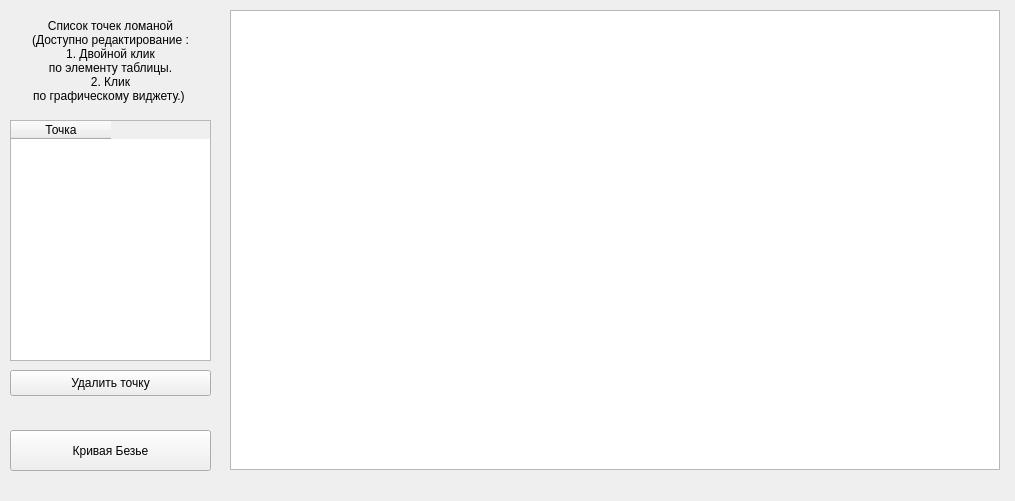
<?xml version="1.0" encoding="UTF-8"?>
<ui version="4.0">
 <class>MainWindow</class>
 <widget class="QMainWindow" name="MainWindow">
  <property name="geometry">
   <rect>
    <x>0</x>
    <y>0</y>
    <width>1015</width>
    <height>501</height>
   </rect>
  </property>
  <property name="windowTitle">
   <string>MainWindow</string>
  </property>
  <widget class="QWidget" name="centralwidget">
   <widget class="QPushButton" name="pushButton">
    <property name="geometry">
     <rect>
      <x>10</x>
      <y>430</y>
      <width>201</width>
      <height>41</height>
     </rect>
    </property>
    <property name="text">
     <string>Кривая Безье</string>
    </property>
   </widget>
   <widget class="QGraphicsView" name="graphicsView">
    <property name="geometry">
     <rect>
      <x>230</x>
      <y>10</y>
      <width>770</width>
      <height>460</height>
     </rect>
    </property>
   </widget>
   <widget class="QLabel" name="_warning">
    <property name="geometry">
     <rect>
      <x>10</x>
      <y>360</y>
      <width>201</width>
      <height>61</height>
     </rect>
    </property>
    <property name="text">
     <string/>
    </property>
    <property name="scaledContents">
     <bool>true</bool>
    </property>
    <property name="wordWrap">
     <bool>true</bool>
    </property>
   </widget>
   <widget class="QLabel" name="label">
    <property name="geometry">
     <rect>
      <x>10</x>
      <y>0</y>
      <width>201</width>
      <height>121</height>
     </rect>
    </property>
    <property name="text">
     <string>Список точек ломаной
(Доступно редактирование :
1. Двойной клик 
по элементу таблицы.
2. Клик 
по графическому виджету.) </string>
    </property>
    <property name="scaledContents">
     <bool>true</bool>
    </property>
    <property name="alignment">
     <set>Qt::AlignCenter</set>
    </property>
   </widget>
   <widget class="QTableWidget" name="tableWidget">
    <property name="geometry">
     <rect>
      <x>10</x>
      <y>120</y>
      <width>201</width>
      <height>241</height>
     </rect>
    </property>
    <property name="minimumSize">
     <size>
      <width>201</width>
      <height>241</height>
     </size>
    </property>
    <column>
     <property name="text">
      <string>Точка</string>
     </property>
     <property name="textAlignment">
      <set>AlignCenter</set>
     </property>
    </column>
   </widget>
   <widget class="QPushButton" name="pushButton_2">
    <property name="geometry">
     <rect>
      <x>10</x>
      <y>370</y>
      <width>201</width>
      <height>26</height>
     </rect>
    </property>
    <property name="text">
     <string>Удалить точку</string>
    </property>
   </widget>
  </widget>
 </widget>
 <resources/>
 <connections/>
</ui>
